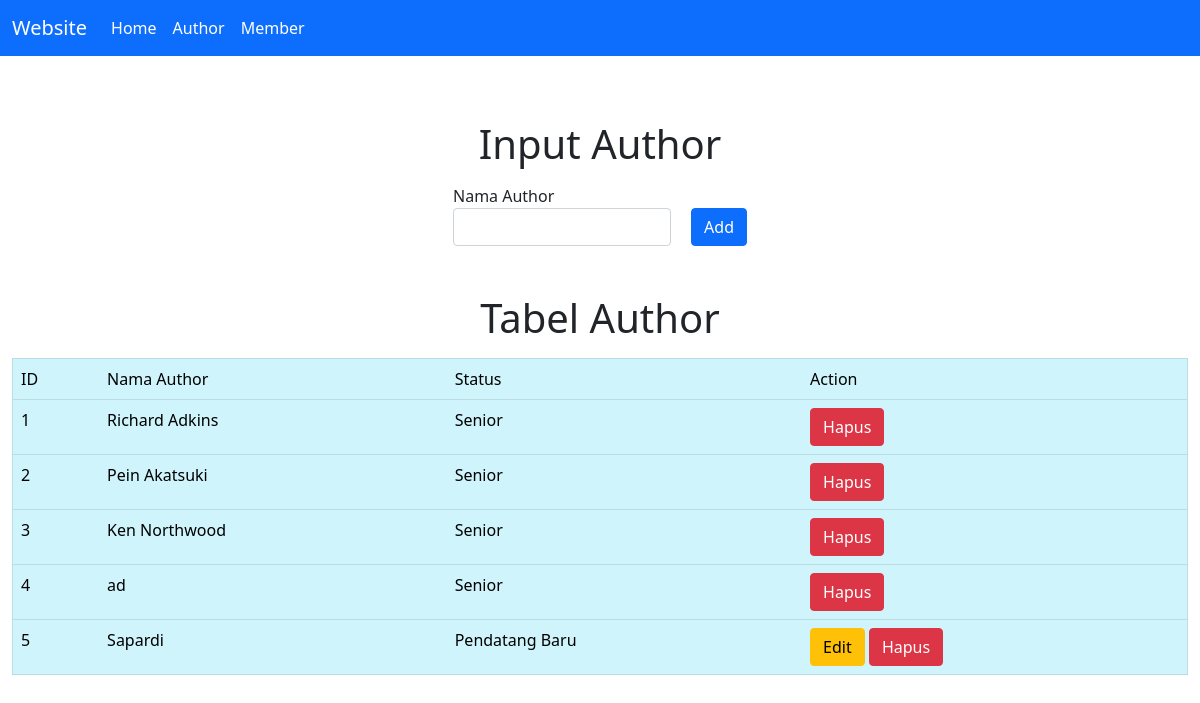
Screenshot of /author.php with the database file from the repository.
### tables this page shows
CREATE TABLE `author` (
  `id_author` int(11) NOT NULL AUTO_INCREMENT,
  `nama` varchar(100) NOT NULL,
  `status` varchar(50) NOT NULL,
  PRIMARY KEY (`id_author`)
);

### conf.php (called while the page is built)
<?php
$db_host = "localhost";
$db_user = "root";
$db_pass = "";
$db_name = "db_perpustakaan";
?>

### includes/DB.class.php (called while the page is built, shortened)
<?php
class DB
{
    var $db_host = "";
    var $db_user = "";
    var $db_pass = "";
    var $db_name = "";
    var $db_link = "";
    var $result = 0;
    function DB($db_host = '', $db_user = '', $db_pass = '', $db_name = '')
    {
        $this->db_host = $db_host;
        $this->db_user = $db_user;
        $this->db_pass = $db_pass;
        $this->db_name = $db_name;
    }
    function open()
    {
        $this->db_link = mysqli_connect($this->db_host, $this->db_user, $this->db_pass, $this->db_name);
    }
    function execute($query = "")
    {
        $this->result = mysqli_query($this->db_link, $query);
        return $this->result;
    }
    function getResult()
    {
        return mysqli_fetch_array($this->result);
    }
}
?>

### includes/Author.class.php (called while the page is built, shortened)
<?php
class Author extends DB
{
    function getAuthor()
    {
        $query = "SELECT * FROM author";
        return $this->execute($query);
    }
}

### author.php (the view, shortened to what this page needs)
<?php
include("conf.php");
include("includes/DB.class.php");
include("includes/Author.class.php");
$author = new Author($db_host, $db_user, $db_pass, $db_name);
$author->open();
$author->getAuthor();
$data = null;
$no = 1;
while (list($id, $nama, $status) = $author->getResult()) {
    if ($status == 'Senior') {
        $data .= "<tr>
                <td>" . $no++ . "</td>
                <td>" . $nama . "</td>
                <td>" . $status . "</td>
                <td>
                <a href='author.php?id_hapus=" . $id . "' class='btn btn-danger''>Hapus</a>
                </td>
                </tr>";
    } else {
        $data .= "<tr>
                <td>" . $no++ . "</td>
                <td>" . $nama . "</td>
                <td>" . $status . "</td>
                <td>
                <a href='author.php?id_edit=" . $id .  "' class='btn btn-warning''>Edit</a>
                <a href='author.php?id_hapus=" . $id . "' class='btn btn-danger''>Hapus</a>
                </td>
                </tr>";
    }
}

### rows the page displays
author: nama "Richard Adkins", status "Senior"
author: nama "Pein Akatsuki", status "Senior"
author: nama "Ken Northwood", status "Senior"
author: nama "ad", status "Senior"
author: nama "Sapardi", status "Pendatang Baru"
